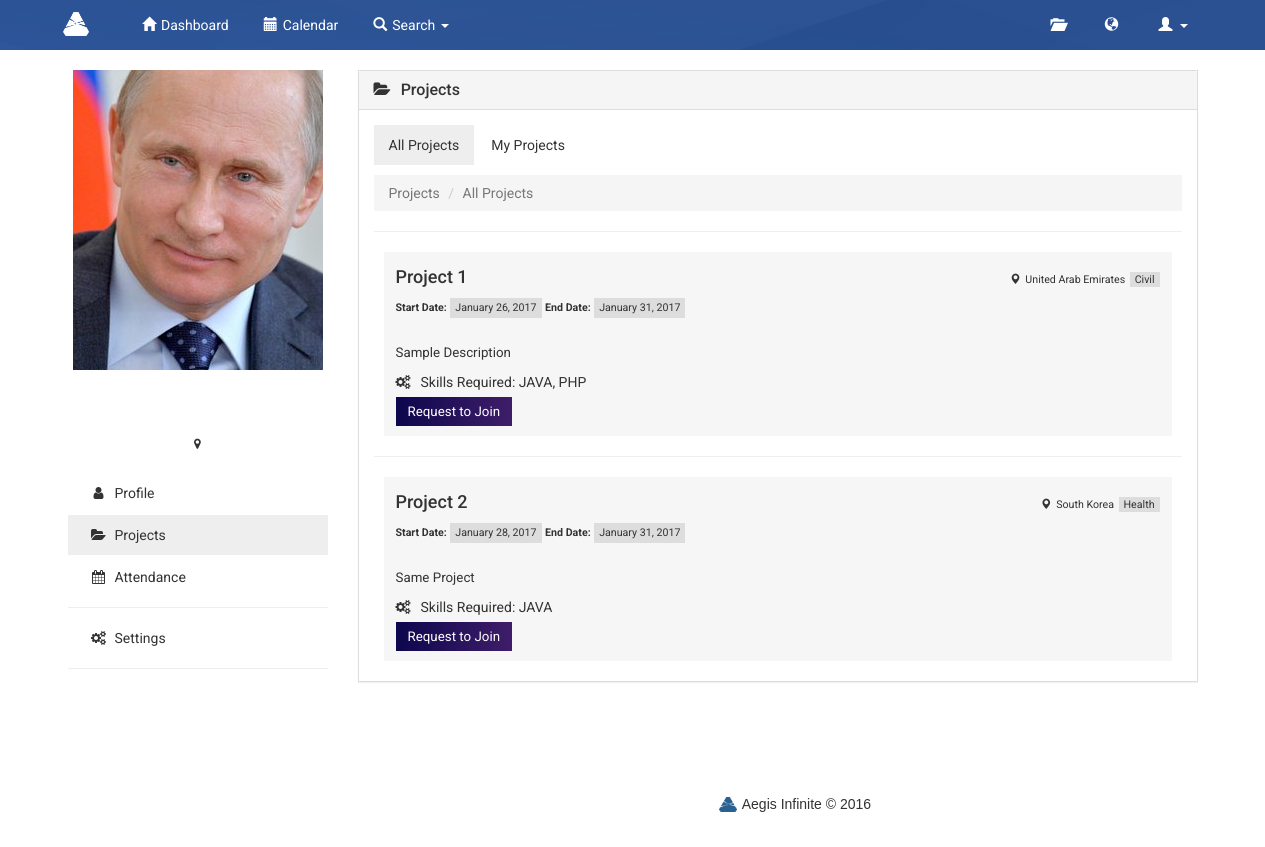
/index.php/employee/projects, run on an earlier commit of the app's database.
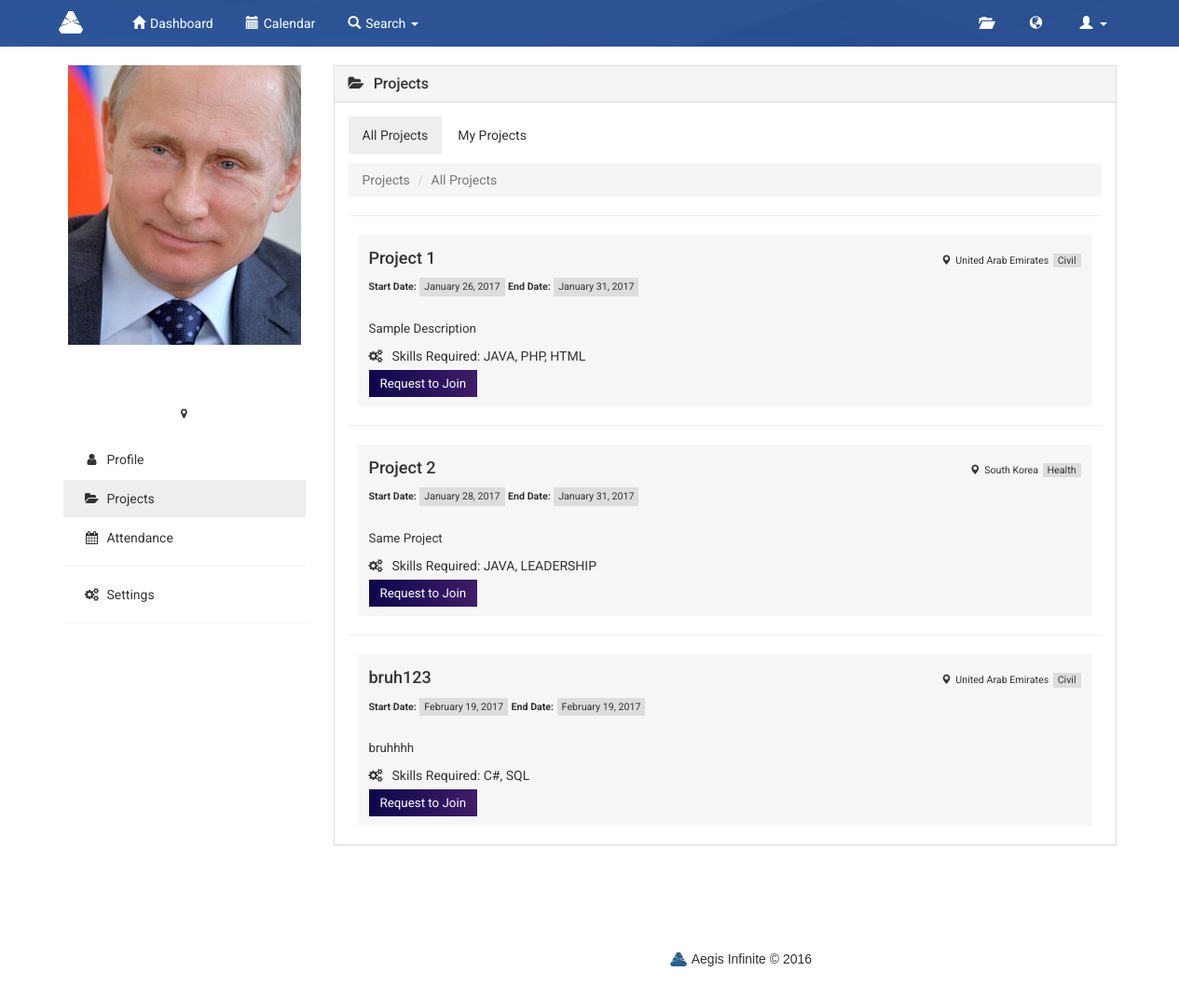
And on a later commit of the database.
### tables this page shows
CREATE TABLE `empskillslist` (
  `skillsID` int(11) NOT NULL,
  `skillName` varchar(255) NOT NULL
);

CREATE TABLE `projects` (
  `projectID` int(11) NOT NULL,
  `title` varchar(50) NOT NULL,
  `description` varchar(255) NOT NULL,
  `startDate` date DEFAULT NULL,
  `endDate` date DEFAULT NULL,
  `projectType` varchar(255) NOT NULL,
  `projLocation` varchar(255) NOT NULL
);

### application/controllers/employee.php (called while the page is built, shortened)
<?php
class employee extends CI_Controller {
    function __construct() {
        $this->load->helper(array('url', 'form'));
        $this->load->library(array('form_validation', 'session'));
        $this->load->database();
        $this->load->model('emp_model');
    }
    function projects() {
        $username = $this->session->userdata('username');
        $data['username'] = $username;
        $data['email'] = $this->session->userdata('email');
        $data['fname'] = $this->session->userdata('fname');
        $data['lname'] = $this->session->userdata('lname');
        $data['role'] = $this->session->userdata('role');
        $data['sector'] = $this->session->userdata('sector');
        $data['location'] = $this->session->userdata('location');
        $data['results'] = $this->emp_model->my_project($username);
        $data['project'] = $this->emp_model->all_project($username);
        $data['skills'] = $this->emp_model->project_skills();
        $data['pSkills'] = $this->emp_model->view_projskills();
        $this->load->view('projects', $data);
    }
}

### index.php (called while the page is built, shortened)
<?php
require_once BASEPATH.'core/CodeIgniter.php';

### application/models/emp_model.php (called while the page is built, shortened)
<?php
class emp_model extends CI_Model {
    function view_projskills() {
        $this->db->distinct();
        $this->db->select('');
        $this->db->from('projectskillslist ps');
        $this->db->join('empskillslist s', 's.skillsID = ps.skillsID', 'left');
        $this->db->join('projects p', 'p.projectID = ps.projectID', 'left');
        $this->db->order_by('ps.projectID, ps.skillsID');
        $query = $this->db->get();
        $result = array();
        if ($query->num_rows() > 0) {
            foreach ($query->result_array() as $row) {
                $result[] = $row;
            }
            return $result;
        }
        return false;
    }
    function my_project($username) {
        $this->db->select('*');
        $this->db->from('projects p');
        $this->db->join('projectemp e', 'e.projectID = p.projectID', 'left');
        $this->db->join('users u', 'u.username = e.username', 'left');
        $this->db->where('e.username', $username);
        $query = $this->db->get();
        $result = $query->result_array();
        if ($query->num_rows() != 0) {
            return $result;
        } else {
            return $result;
        }
    }
    function all_project($username) {
        $this->db->select('*');
        $this->db->from('projectskillslist ps');
        $this->db->join('projects p', 'p.projectID = ps.projectID', 'left');
        $this->db->join('empskillslist s', 's.skillsID = ps.skillsID', 'left');
        $this->db->where('`ps.skillsID` IN (SELECT `skillsID` FROM `empwithskills` WHERE empID="' . $username . '")');
        $this->db->order_by('ps.projectID', 'asc');
        $this->db->group_by('ps.projectID');
        $query = $this->db->get();
        $result = $query->result_array();
        if ($query->num_rows() > 1) {
            return $result;
        } else {
            return false;
        }
    }
    function project_skills() {
        $this->db->select('*');
        $this->db->from('projectskillslist ps');
        $this->db->join('projects p', 'p.projectID = ps.projectID', 'left');
        $this->db->join('empskillslist s', 's.skillsID = ps.skillsID');
        $this->db->group_by('ps.skillsID');
        $query = $this->db->get();
        $result = $query->result_array();
        if ($query->num_rows() > 1) {
            return $result;
        } else {
            return false;
        }
    }
}
?>

### application/views/projects.php (the view, shortened to what the rows shown need)
<!DOCTYPE html>
<html lang="en">
    <head>
        <link href="https://maxcdn.bootstrapcdn.com/bootstrap/3.3.7/css/bootstrap.min.css" rel="stylesheet">
        <link href="https://maxcdn.bootstrapcdn.com/font-awesome/4.4.0/css/font-awesome.min.css" rel="stylesheet">
        <link href="<?php echo base_url(); ?>css/navbar.css" rel="stylesheet">
        <link href="<?php echo base_url(); ?>css/admin.css" rel="stylesheet">
        <link href="<?php echo base_url(); ?>css/profile.css" rel="stylesheet">
        <link href="<?php echo base_url(); ?>css/footer.css" rel="stylesheet">
    </head>
    <body>
        <div class="profile container">
            <div class="row">
                <div class="col-md-3">
                    <div class="row">
                        <div class="profile">
                            <div class="name">
                                <h2><?php echo $fname . ' ' . $lname; ?><br/><small><?php echo $role; ?></small></h2>
                            </div>
                        </div>
                    </div>
                </div>
                <div class="profile-content col-md-9">
                    <div class="col-md-12">
                        <div class="panel panel-default">
                            <div class="panel-body">
                                <ul class="nav nav-pills">
                                    <li role="presentation" class="active"><a href="<?php echo base_url(); ?>employee/projects">All Projects</a></li>
                                    <li role="presentation"><a href="<?php echo base_url(); ?>employee/my_projects">My Projects</a></li>
                                </ul>
                                <ol class="breadcrumb" style="margin-top: 10px;">
                                    <li><a href="<?php echo base_url(); ?>employee/projects">Projects</a></li>
                                    <li class="active">All Projects</li>
                                </ol>
                                <?php
                                $lastProjectID = 0;
                                $p_skills = ''; $p_title = ''; $p_sDate = ''; $p_eDate = '';
                                $p_loc = ''; $p_desc = ''; $p_type = '';
                                foreach ($pSkills as $data) {
                                    if ($data['projectID'] !== $lastProjectID) {
                                        if ($p_title !== '') {
                                            ?>
                                            <hr>
                                            <div class="proj">
                                                <h4> <?php echo $p_title; ?>
                                                    <div class="pull-right">
                                                        <label class="location"><span class="glyphicon glyphicon-map-marker"></span><?php echo $p_loc ?></label>
                                                        <label class="date"><?php echo $p_type ?></label>
                                                    </div>
                                                </h4>
                                                <label class="date-title">Start Date:</label>
                                                <label class="date">
                                                    <?php echo date("F j, Y", strtotime($p_sDate)); ?>
                                                </label>
                                                <label class="date-title">End Date:</label>
                                                <label class="date">
                                                    <?php echo date("F j, Y", strtotime($p_eDate)); ?>
                                                </label>
                                                <br><br>
                                                <p class="desc"><?php echo $p_desc; ?> </p>
                                                <div id ="view<?php echo $data['projectID']; ?>" class="view">
                                                    <i class = "fa fa-cogs"></i>Skills Required:
                                                    <?php echo $p_skills; ?>
                                                </div>
                                                <button class = "join">Request to Join</button>
                                            </div>
                                            <?php
                                        }
                                        $p_title = $data['title'];
                                        $p_skills = $data['skillName'];
                                        $p_sDate = $data['startDate'];
                                        $p_eDate = $data['endDate'];
                                         $p_loc = $data['projLocation'];
                                         $p_desc = $data['description'];
                                         $p_type = $data['projectType'];
                                        $lastProjectID = $data['projectID'];
                                    } else {
                                        $p_skills .= ", " . $data['skillName'];
                                    }
                                }
                                if ($p_title !== '') {
                                    ?>
                                    <hr>
                                    <div class="proj">
                                        <h4> <?php echo $p_title; ?>
                                            <div class="pull-right">
                                                <label class="location"><span class="glyphicon glyphicon-map-marker"></span><?php echo $p_loc; ?></label>
                                                <label class="date"><?php echo $p_type; ?></label>
                                            </div>
                                        </h4>
                                        <label class="date-title">Start Date:</label>
                                        <label class="date">
                                            <?php echo date("F j, Y", strtotime($p_sDate)); ?>
                                        </label>
                                        <label class="date-title">End Date:</label>
                                        <label class="date">
                                            <?php echo date("F j, Y", strtotime($p_eDate)); ?>
                                        </label>
                                        <br><br>
                                        <p class="desc"><?php echo $p_desc; ?> </p>
                                        <div id ="view<?php echo $data['projectID']; ?>" class="view">
                                            <i class = "fa fa-cogs"></i>Skills Required:
                                            <?php
                                            echo $p_skills;
                                        }
                                        ?>
                                    </div>
                                    <button class="join">Request to Join</button>
                                </div>
                            </div>
                        </div>
                    </div>
                </div>
            </div>
    </body>
</html>

What changed in the data, as far as the page shows it:
shown differently, row unchanged: empskillslist (number 1 of 2 on the later page): p_skills "JAVA, PHP" → "JAVA, PHP, HTML"; skillName "JAVA" → (not shown)
added empskillslist: $p_title "Project 2", $p_loc "South Korea", $p_type "Health", date("F j, Y", strtotime($p_sDate)) "January 28, 2017", date("F j, Y", strtotime($p_eDate)) "January 31, 2017", $p_desc "Same Project", p_skills "JAVA, LEADERSHIP"
added projects: title "bruh123", projLocation "United Arab Emirates", projectType "Civil", startDate "February 19, 2017", endDate "February 19, 2017", description "bruhhhh"
Also different on the page:
$p_skills: (not shown) → "C#, SQL"
$p_title: "Project 2" → "bruh123"
$p_loc: "South Korea" → "United Arab Emirates"
$p_type: "Health" → "Civil"
date("F j, Y", strtotime($p_sDate)): "January 28, 2017" → "February 19, 2017"
date("F j, Y", strtotime($p_eDate)): "January 31, 2017" → "February 19, 2017"
$p_desc: "Same Project" → "bruhhhh"
